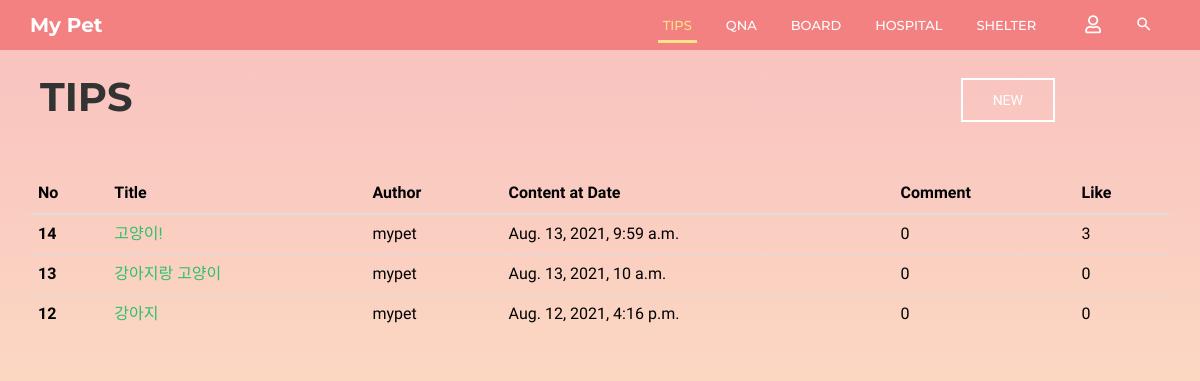
The page /community/tips/ on the database as committed earlier.
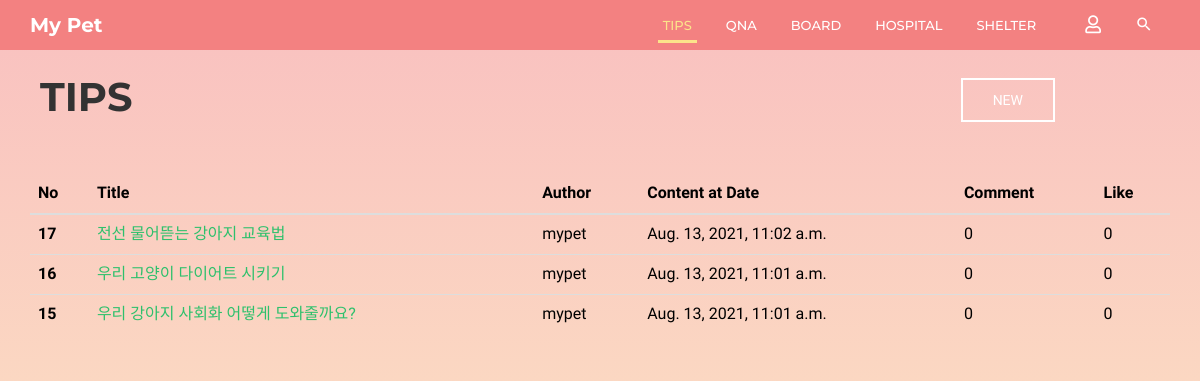
The same page on the database as committed later.
### community/models.py (models this page shows, shortened)
class Tips(models.Model):
    b_title = models.CharField(max_length=30)
    b_author = models.CharField(max_length=10)
    b_content = models.TextField()
    b_date = models.DateTimeField(auto_now=True)
    b_comment_count = models.IntegerField(default=0)
    b_like_count = models.IntegerField(default=0)
    b_photo = models.ImageField(blank=True, null=True, default='../media/noimage.jpg')

### community/views.py (the view)
# urls.py: path('tips/', views.tips, name='tips'),
def tips(request):
    posts = Tips.objects.all().order_by('-id')
    return render(request, 'community/tips.html', {'posts': posts})

### community/templates/community/tips.html (shortened to what this page needs)
{% extends 'base.html' %}
{% block html_body %}
    <link rel="stylesheet" href="/static/css/pages/header.css">
    <link rel="stylesheet" href="/static/css/pages/board.css">
    <header id="column-header">
        <div id="nino-headerInner">
            <nav id="nino-navbar" class="navbar navbar-default" role="navigation">
                <div class="container">
                    <div class="navbar-header">
                        <a class="navbar-brand" href="{% url 'home' %}">My Pet</a>
                    </div>
                    <div class="nino-menuItem pull-right">
                        <div class="collapse navbar-collapse pull-left" id="nino-navbar-collapse">
                            <ul class="nav navbar-nav">
                                <li class="active"><a href="#" onclick="testa('{% url 'community:tips' %}')">Tips</a></li>
                                <li><a href="#" onclick="testa('{% url 'community:qna' %}')">QnA</a></li>
                                <li><a href="#" onclick="testa('{% url 'community:board' %}')">Board</a></li>
                                <li><a href="#" onclick="testa('{% url 'community:hospital' %}')">Hospital</a></li>
                                <li><a href="#" onclick="testa('{% url 'community:shelter' %}')">Shelter</a></li>
                            </ul>
                        </div>
                        <ul class="nino-iconsGroup nav navbar-nav">
                            {% if user.is_authenticated %}
                                <li><a href="#" onclick="testa('{% url 'community:logout' %}')"><i
                                        class="mdi fas fa-user-slash nino-icon"></i></a></li>
                            {% else %}
                                <li><a href="#" onclick="testa('{% url 'community:login' %}')"><i
                                        class="mdi far fa-user nino-icon"></i></a></li>
                            {% endif %}
                            <li><a href="#" class="nino-search"><i class="mdi mdi-magnify nino-icon"></i></a></li>
                        </ul>
                    </div>
                </div>
            </nav>
        </div>
    </header>
    <div class="container board-header">
        <div class="board-title">
            <h1 class="title-h1">TIPS</h1>
        </div>
        <div class="board-post-btn">
            <a href="{% url 'community:tips_create' %}" class="nino-btn nino-post-btn">NEW</a>
        </div>
    </div>
    <div class="container">
        <div class="tips-page tips-table">
            <table class="table table-hover">
                <thead class="thead-dark">
                <tr>
                    <th scope="col">No</th>
                    <th scope="col">Title</th>
                    <th scope="col">Author</th>
                    <th scope="col">Content at Date</th>
                    <th scope="col">Comment</th>
                    <th scope="col">Like</th>
                </tr>
                </thead>
                <tbody>
                {% for post in posts %}
                    <tr>
                        <th scope="row">{{ post.id }}</th>
                        <td><a href="/community/{{ post.id }}/tips_detail/">{{ post.b_title }}</a></td>
                        <td>{{ post.b_author }}</td>
                        <td>{{ post.b_date }}</td>
                        <td>{{ post.b_comment_count }}</td>
                        <td>{{ post.b_like_count }}</td>
                    </tr>
                {% endfor %}
                </tbody>
            </table>
        </div>
    </div>
{% endblock %}

### templates/base.html (shortened to what this page needs)
<!DOCTYPE html>
<html lang="en">
<head>
	<link rel="stylesheet" type="text/css" href="/static/css/bootstrap.min.css" />
	<link rel="stylesheet" type="text/css" href="/static/css/materialdesignicons.min.css" />
	<link rel="stylesheet" type="text/css" href="/static/css/jquery.mCustomScrollbar.min.css" />
	<link rel="stylesheet" type="text/css" href="/static/css/prettyPhoto.css" />
	<link rel="stylesheet" type="text/css" href="/static/css/unslider.css" />
	<link rel="stylesheet" type="text/css" href="/static/css/pages/index.css" />
    <link rel="stylesheet" href="https://cdn.jsdelivr.net/gh/FortAwesome/Font-Awesome@5.14.0/css/all.min.css">
</head>
<body>
    {% block html_body %}
    {% endblock %}
</body>
</html>

### static/css/pages/index.css (style rules this page uses)
html, body { line-height: 1.7; margin: 0; padding: 0; }
body { color: #999; font-size: 13px; font-weight: 400; overflow-x: hidden; position: relative; font-family: "Roboto", sans-serif; }
article, aside, details, figcaption, figure, footer, header, hgroup, menu, nav, section, main { display: block; }
a { text-decoration: none; outline: none; color: #2ec06c; -webkit-transition: all 0.3s ease-in-out; -moz-transition: all 0.3s ease-in-out; -o-transition: all 0.3s ease-in-out; -ms-transition: all 0.3s ease-in-out; transition: all 0.3s ease-in-out; }
h1, h2, h3, h4, h5, h6 { margin: 5px 0 10px; color: #333; text-transform: uppercase; font-family: "Montserrat", sans-serif; }
h1, h2 { font-weight: 300; }
h1 { font-size: 2.2em; }
ul, ul li, ol, ol li, p, form, input { margin: 0; padding: 0; }
ul, ul li { list-style: none; }
.container { position: relative; }
.nino-btn { display: inline-block; color: black; text-transform: uppercase; padding: 13px 30px; text-align: center; border: 2px solid black; font-size: 14px; line-height: 100%; }
#nino-headerInner { position: relative; z-index: 5; }
#nino-navbar { background: none; border: none; border-radius: 0; }
#nino-navbar .navbar-brand { color: #fff; font-weight: 700; font-size: 20px; }
#nino-navbar .navbar-nav > li > a { color: #fff; font-weight: 500; text-transform: uppercase; border-bottom: 3px solid transparent; padding: 15px 5px 5px; margin: 0 12px; }
#nino-navbar .navbar-nav > li > a:hover, #nino-navbar .navbar-nav > .active > a, #nino-navbar .navbar-nav > .active > a:hover { color: #fce38a; border-color: #fce38a; background: none; }
#nino-navbar .nino-menuItem { float: right; }
#nino-navbar .nino-iconsGroup li a { border: none; font-size: 18px; }

### static/css/pages/header.css (style rules this page uses)
#column-header { position: relative; font-family: "Montserrat", sans-serif; background: rgba(243, 129, 129, 0.9); }
#column-header:after { content: ""; position: absolute; left: 0; top: 0; width: 100%; height: 100%; background: rgba(243, 129, 129, 0.9); }
#nino-headerInner { position: relative; z-index: 5; }

### static/css/pages/board.css (style rules this page uses)
body { height: 100vh; font-family: 'Prompt', sans-serif; background: linear-gradient( to bottom, rgba(243, 129, 129, 0.5), rgba(252, 227, 138, 0.5) ); }
.board-header { display: flex; align-items: center; margin-top: 15px; }
.board-title { position: relative; margin-left: 10px; }
.board-post-btn { position: absolute; right: 130px; }
.title-h1 { font-weight: 700; font-size: 40px; }
.tips-table { width: 100%; margin-top: 45px; }
th, td { color: black; font-size: 16px; }
.nino-post-btn { display: inline-block; color: white; text-transform: uppercase; padding: 13px 30px; text-align: center; border: 2px solid white; font-size: 14px; line-height: 100%; }

Rows that differ between the two databases and show on the page:
removed Tips: id "14", b_title "고양이!", b_author "mypet", b_date "Aug. 13, 2021, 9:59 a.m.", b_comment_count "0", b_like_count "3"
removed Tips: id "13", b_title "강아지랑 고양이", b_author "mypet", b_date "Aug. 13, 2021, 10 a.m.", b_comment_count "0", b_like_count "0"
removed Tips: id "12", b_title "강아지", b_author "mypet", b_date "Aug. 12, 2021, 4:16 p.m.", b_comment_count "0", b_like_count "0"
added Tips: id "17", b_title "전선 물어뜯는 강아지 교육법", b_author "mypet", b_date "Aug. 13, 2021, 11:02 a.m.", b_comment_count "0", b_like_count "0"
added Tips: id "16", b_title "우리 고양이 다이어트 시키기", b_author "mypet", b_date "Aug. 13, 2021, 11:01 a.m.", b_comment_count "0", b_like_count "0"
added Tips: id "15", b_title "우리 강아지 사회화 어떻게 도와줄까요?", b_author "mypet", b_date "Aug. 13, 2021, 11:01 a.m.", b_comment_count "0", b_like_count "0"
